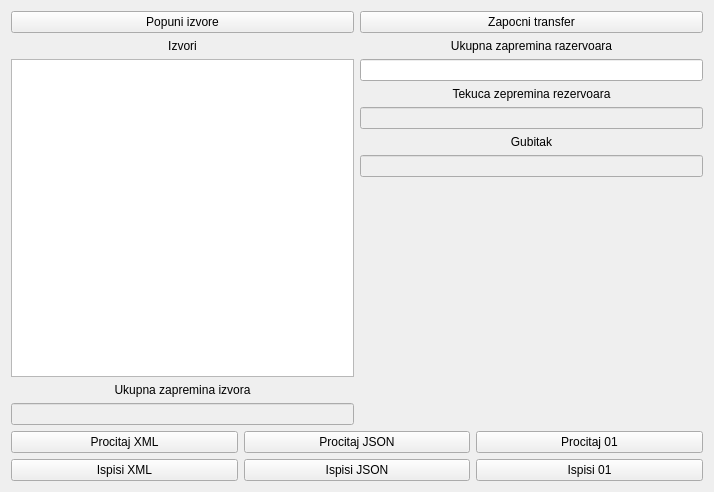
<?xml version="1.0" encoding="UTF-8"?>
<ui version="4.0">
 <class>Widget</class>
 <widget class="QWidget" name="Widget">
  <property name="geometry">
   <rect>
    <x>0</x>
    <y>0</y>
    <width>714</width>
    <height>492</height>
   </rect>
  </property>
  <property name="windowTitle">
   <string>Januar 1 2020/2021</string>
  </property>
  <layout class="QVBoxLayout" name="verticalLayout_3">
   <item>
    <layout class="QHBoxLayout" name="horizontalLayout">
     <item>
      <layout class="QVBoxLayout" name="verticalLayout">
       <item>
        <widget class="QPushButton" name="popuniButton">
         <property name="text">
          <string>Popuni izvore</string>
         </property>
        </widget>
       </item>
       <item>
        <widget class="QLabel" name="izvoriLabel">
         <property name="text">
          <string>Izvori</string>
         </property>
         <property name="alignment">
          <set>Qt::AlignCenter</set>
         </property>
        </widget>
       </item>
       <item>
        <widget class="QListWidget" name="izvoriList"/>
       </item>
       <item>
        <widget class="QLabel" name="ukupnaZapreminaIzvoraLabel">
         <property name="text">
          <string>Ukupna zapremina izvora</string>
         </property>
         <property name="alignment">
          <set>Qt::AlignCenter</set>
         </property>
        </widget>
       </item>
       <item>
        <widget class="QLineEdit" name="ukupnaZepreminaIzvoraLineEdit">
         <property name="enabled">
          <bool>false</bool>
         </property>
        </widget>
       </item>
      </layout>
     </item>
     <item>
      <layout class="QVBoxLayout" name="verticalLayout_2">
       <item>
        <widget class="QPushButton" name="transferButton">
         <property name="text">
          <string>Zapocni transfer</string>
         </property>
        </widget>
       </item>
       <item>
        <widget class="QLabel" name="ukupnaZapreminaRezervoaraLabel">
         <property name="text">
          <string>Ukupna zapremina razervoara</string>
         </property>
         <property name="alignment">
          <set>Qt::AlignCenter</set>
         </property>
        </widget>
       </item>
       <item>
        <widget class="QLineEdit" name="ukupnaZapreminaRezervoaraLineEdit"/>
       </item>
       <item>
        <widget class="QLabel" name="tekucaZepreminaRezervoaraLabel">
         <property name="text">
          <string>Tekuca zepremina rezervoara</string>
         </property>
         <property name="alignment">
          <set>Qt::AlignCenter</set>
         </property>
        </widget>
       </item>
       <item>
        <widget class="QLineEdit" name="tekucaZapreminaLineEdit">
         <property name="enabled">
          <bool>false</bool>
         </property>
        </widget>
       </item>
       <item>
        <widget class="QLabel" name="gubitakLabel">
         <property name="text">
          <string>Gubitak</string>
         </property>
         <property name="alignment">
          <set>Qt::AlignCenter</set>
         </property>
        </widget>
       </item>
       <item>
        <widget class="QLineEdit" name="gubitakLineEdit">
         <property name="enabled">
          <bool>false</bool>
         </property>
        </widget>
       </item>
       <item>
        <spacer name="verticalSpacer">
         <property name="orientation">
          <enum>Qt::Vertical</enum>
         </property>
         <property name="sizeHint" stdset="0">
          <size>
           <width>20</width>
           <height>40</height>
          </size>
         </property>
        </spacer>
       </item>
      </layout>
     </item>
    </layout>
   </item>
   <item>
    <layout class="QHBoxLayout" name="horizontalLayout_2">
     <item>
      <widget class="QPushButton" name="procitajXML">
       <property name="text">
        <string>Procitaj XML</string>
       </property>
      </widget>
     </item>
     <item>
      <widget class="QPushButton" name="procitajJSON">
       <property name="text">
        <string>Procitaj JSON</string>
       </property>
      </widget>
     </item>
     <item>
      <widget class="QPushButton" name="procitaj01">
       <property name="text">
        <string>Procitaj 01</string>
       </property>
      </widget>
     </item>
    </layout>
   </item>
   <item>
    <layout class="QHBoxLayout" name="horizontalLayout_3">
     <item>
      <widget class="QPushButton" name="ispisiXML">
       <property name="text">
        <string>Ispisi XML</string>
       </property>
      </widget>
     </item>
     <item>
      <widget class="QPushButton" name="ispisiJSON">
       <property name="text">
        <string>Ispisi JSON</string>
       </property>
      </widget>
     </item>
     <item>
      <widget class="QPushButton" name="ispisi01">
       <property name="text">
        <string>Ispisi 01</string>
       </property>
      </widget>
     </item>
    </layout>
   </item>
  </layout>
 </widget>
 <resources/>
 <connections/>
</ui>
